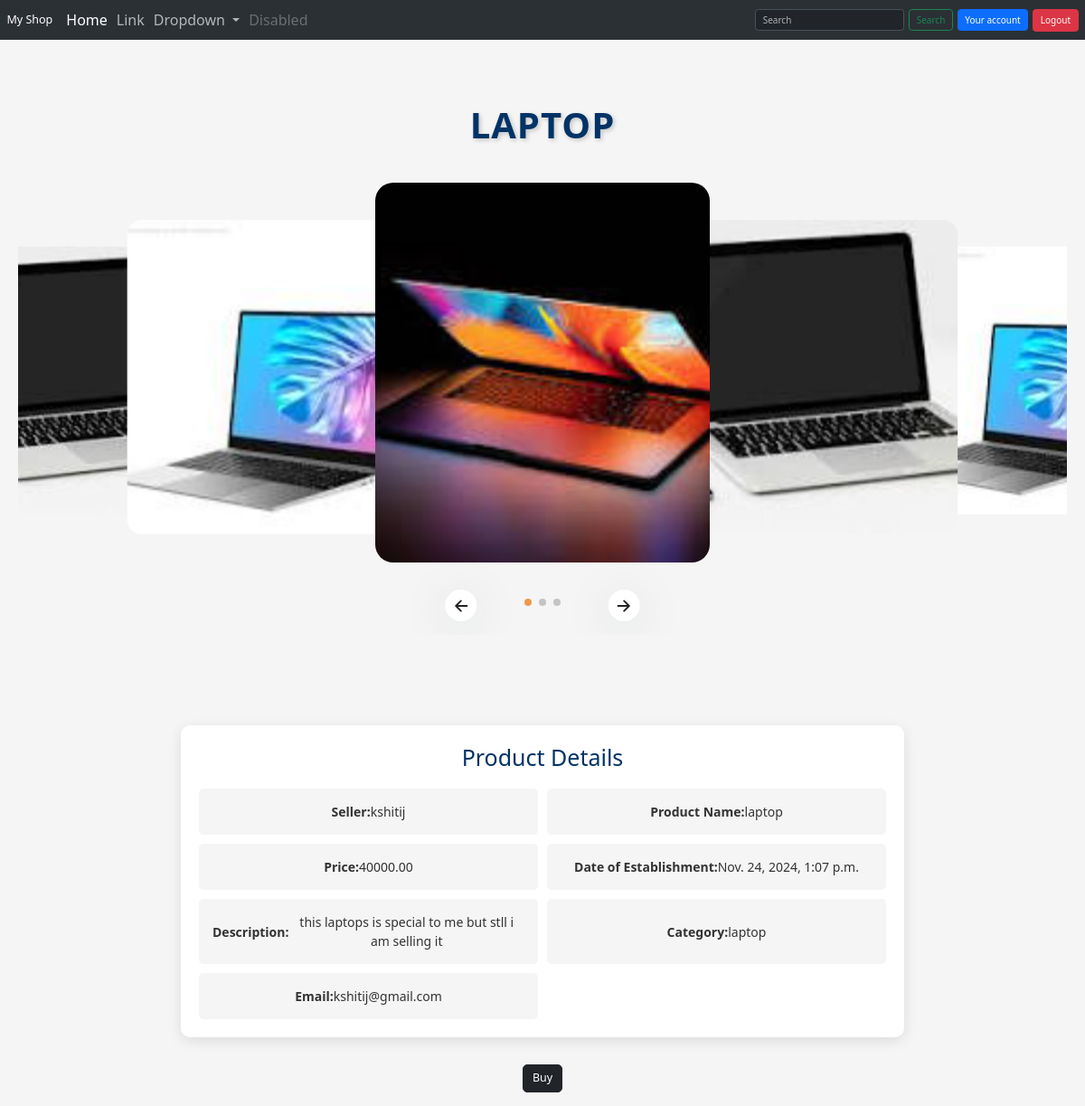
Page /item/12/ (signed in) on the committed database.
### explore/models.py (models this page shows, shortened)
class Product(models.Model):
    user = models.ForeignKey(User, on_delete=models.CASCADE)
    Name = models.CharField(max_length=100)
    Product_name = models.CharField(max_length=100)
    description = models.TextField(max_length=240)
    created_at = models.DateTimeField(auto_now_add=True)
    updated_at = models.DateTimeField(auto_now=True)
    photo1 = models.ImageField(upload_to='photo1/', blank=True, null=True)
    photo2 = models.ImageField(upload_to='photo2/', blank=True, null=True)
    photo3 = models.ImageField(upload_to='photo3/', blank=True, null=True)
    price = models.DecimalField(max_digits=10, decimal_places=2)
    category = models.CharField(max_length=50)
    sold_count = models.PositiveIntegerField(default=0)

### explore/views.py (the view)
# urls.py: path('item/<int:pk>/', views.item_detail, name='item_detail'),
@login_required
def item_detail(request, pk):
    product = Product.objects.filter(id=pk)
    return render(request, 'item_detail.html', {'product':product})

### explore/templates/item_detail.html (shortened to what this page needs)
{% extends "layout.html" %}
{% block content %}
            {% for profile in product %}
            <!DOCTYPE html>
            <html lang="en">
              <head>
                <link rel="stylesheet" href="https://unpkg.com/swiper@8/swiper-bundle.min.css" />
              </head>
              <body>
                <section id="tranding">
                  <div class="container">
                    <h1 class="text-center section-heading">{{profile.Product_name}}</h1>
                  </div>
                  <div class="container">
                    <div class="swiper tranding-slider">
                      <div class="swiper-wrapper">
                        <div class="swiper-slide tranding-slide">
                          <div class="tranding-slide-img">
                            <img src="{{profile.photo1.url}}" alt="Tranding">
                          </div>
                          <div class="tranding-slide-content">
                          </div>
                        </div>
                        <div class="swiper-slide tranding-slide">
                          <div class="tranding-slide-img">
                            <img src="{{profile.photo2.url}}" alt="Tranding">
                          </div>
                          <div class="tranding-slide-content">
                          </div>
                        </div>
                        <div class="swiper-slide tranding-slide">
                          <div class="tranding-slide-img">
                            <img src="{{profile.photo3.url}}" alt="Tranding">
                          </div>
                          <div class="tranding-slide-content">
                          </div>
                        </div>
                      </div>
                      <div class="tranding-slider-control">
                        <div class="swiper-button-prev slider-arrow">
                          <ion-icon name="arrow-back-outline"></ion-icon>
                        </div>
                        <div class="swiper-button-next slider-arrow">
                          <ion-icon name="arrow-forward-outline"></ion-icon>
                        </div>
                        <div class="swiper-pagination"></div>
                      </div>
                    </div>
                  </div>
                </section>
              <section class="business-details">
                <h2>Product Details</h2>
                <div class="business-info">
                  <div><strong>Seller:</strong> {{profile.Name}}</div>
                  <div><strong>Product Name:</strong> {{profile.Product_name}}</div>
                  <div><strong>Price:</strong> {{profile.price}}</div>
                  <div><strong>Date of Establishment:</strong> {{profile.created_at}}</div>
                  <div><strong>Description:</strong> {{profile.description}}</div>
                  <div><strong>Category:</strong> {{profile.category}}</div>
                  <div><strong>Email:</strong> {{profile.user.email}}</div>
                </div>
              </section>
              <div class="text-center my-4">
                <button class="btn btn-dark btn-lg">
                    <a href="{% url 'product_detail' product_id=profile.id %}" style="color: white; text-decoration: none;"> Buy </a>
                </button>
            </div>
              </body>
            </html>
                {% endfor %}
        </div>
{% endblock %}

### explore/templates/item_detail.html (style rules this page uses)
*, *::before, *::after { margin: 0; padding: 0; box-sizing: border-box; list-style-type: none; text-decoration: none; }
:root { --primary: #ec994b; --white: #ffffff; --bg: #f5f5f5; }
html { font-size: 62.5%; font-family: "Montserrat", sans-serif; scroll-behavior: smooth; }
body { font-size: 1.6rem; background: var(--bg); }
.container { max-width: 124rem; padding: 0 1rem; margin: 0 auto; }
.text-center { text-align: center; }
.section-heading { font-size: 4rem; color: #003366; font-weight: bold; text-transform: uppercase; letter-spacing: 0.1rem; text-shadow: 2px 2px 5px rgba(0, 0, 0, 0.2); margin-bottom: 2rem; display: inline-block center; }
#tranding { padding: 4rem 0; }
@media (max-width:1440px) { #tranding { padding: 7rem 0; } }
#tranding .tranding-slider { height: 52rem; padding: 2rem 0; position: relative; }
.tranding-slide { width: 37rem; height: 42rem; position: relative; }
.tranding-slide .tranding-slide-img img { width: 37rem; height: 42rem; border-radius: 2rem; object-fit: cover; }
.tranding-slide .tranding-slide-content { position: absolute; left: 0; top: 0; right: 0; bottom: 0; }
.tranding-slider-control { position: relative; bottom: 2rem; display: flex; align-items: center; justify-content: center; }
.tranding-slider-control .swiper-button-next { left: 58% !important; transform: translateX(-58%) !important; }
.tranding-slider-control .slider-arrow { background: var(--white); width: 3.5rem; height: 3.5rem; border-radius: 50%; left: 42%; transform: translateX(-42%); filter: drop-shadow(0px 8px 24px rgba(18, 28, 53, 0.1)); }
.tranding-slider-control .slider-arrow ion-icon { font-size: 2rem; color: #222224; }
.tranding-slider-control .slider-arrow::after { content: ''; }
.tranding-slider-control .swiper-pagination { position: relative; width: 15rem; bottom: 1rem; }
.business-details { max-width: 80rem; background-color: #fff; padding: 2rem; margin: 3rem auto; border-radius: 1rem; box-shadow: 0px 4px 15px rgba(0, 0, 0, 0.1); text-align: center; color: #333; font-size: 1.6rem; }
.business-details h2 { font-size: 2.5rem; color: #003366; ; margin-bottom: 1rem; }
.business-info { display: grid; grid-template-columns: repeat(2, 1fr); gap: 1rem; margin-top: 2rem; }
.business-info div { background: var(--bg); padding: 1.5rem; border-radius: 0.5rem; display: flex; align-items: center; justify-content: center; font-size: 1.4rem; font-weight: 500; }

### rows in the picture
Product: Product_name "LAPTOP", photo1 (picture), photo2 (picture), photo3 (picture), Name "kshitij", Product_name "laptop", price "40000.00", created_at "Nov. 24, 2024, 1:07 p.m.", description "this laptops is special to me but stll i am selling it", category "laptop", user.email "kshitij@gmail.com"
